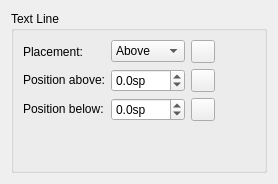
      <widget class="QWidget" name="PageTextLineTempoText">
       <layout class="QVBoxLayout" name="verticalLayout_45">
        <item>
         <widget class="QGroupBox" name="groupBox_32">
          <property name="title">
           <string>Text Line</string>
          </property>
          <layout class="QGridLayout" name="gridLayout_18">
           <item row="2" column="0">
            <widget class="QLabel" name="label_135">
             <property name="sizePolicy">
              <sizepolicy hsizetype="Fixed" vsizetype="Fixed">
               <horstretch>0</horstretch>
               <verstretch>0</verstretch>
              </sizepolicy>
             </property>
             <property name="text">
              <string>Position below:</string>
             </property>
             <property name="buddy">
              <cstring>textLinePosBelow</cstring>
             </property>
            </widget>
           </item>
           <item row="0" column="1">
            <widget class="QComboBox" name="textLinePlacement">
             <item>
              <property name="text">
               <string notr="true">Above</string>
              </property>
             </item>
             <item>
              <property name="text">
               <string notr="true">Below</string>
              </property>
             </item>
            </widget>
           </item>
           <item row="3" column="0">
            <spacer name="verticalSpacer_24">
             <property name="orientation">
              <enum>Qt::Vertical</enum>
             </property>
             <property name="sizeHint" stdset="0">
              <size>
               <width>20</width>
               <height>40</height>
              </size>
             </property>
            </spacer>
           </item>
           <item row="0" column="2">
            <widget class="QToolButton" name="resetTextLinePlacement">
             <property name="toolTip">
              <string>Reset to default</string>
             </property>
             <property name="accessibleName">
              <string>Reset 'Placement' value</string>
             </property>
             <property name="text">
              <string notr="true"/>
             </property>
             <property name="icon">
              <iconset resource="musescore.qrc">
               <normaloff>:/data/icons/edit-reset.svg</normaloff>:/data/icons/edit-reset.svg</iconset>
             </property>
            </widget>
           </item>
           <item row="2" column="1">
            <widget class="QDoubleSpinBox" name="textLinePosBelow">
             <property name="sizePolicy">
              <sizepolicy hsizetype="Preferred" vsizetype="Fixed">
               <horstretch>0</horstretch>
               <verstretch>0</verstretch>
              </sizepolicy>
             </property>
             <property name="suffix">
              <string>sp</string>
             </property>
             <property name="decimals">
              <number>1</number>
             </property>
             <property name="minimum">
              <double>-100.000000000000000</double>
             </property>
             <property name="singleStep">
              <double>0.500000000000000</double>
             </property>
            </widget>
           </item>
           <item row="2" column="2">
            <widget class="QToolButton" name="resetTextLinePosBelow">
             <property name="toolTip">
              <string>Reset to default</string>
             </property>
             <property name="accessibleName">
              <string>Reset 'Position below' value</string>
             </property>
             <property name="text">
              <string notr="true"/>
             </property>
             <property name="icon">
              <iconset resource="musescore.qrc">
               <normaloff>:/data/icons/edit-reset.svg</normaloff>:/data/icons/edit-reset.svg</iconset>
             </property>
            </widget>
           </item>
           <item row="1" column="0">
            <widget class="QLabel" name="label_136">
             <property name="sizePolicy">
              <sizepolicy hsizetype="Fixed" vsizetype="Fixed">
               <horstretch>0</horstretch>
               <verstretch>0</verstretch>
              </sizepolicy>
             </property>
             <property name="text">
              <string>Position above:</string>
             </property>
             <property name="buddy">
              <cstring>textLinePosAbove</cstring>
             </property>
            </widget>
           </item>
           <item row="1" column="2">
            <widget class="QToolButton" name="resetTextLinePosAbove">
             <property name="toolTip">
              <string>Reset to default</string>
             </property>
             <property name="accessibleName">
              <string>Reset 'Position above' value</string>
             </property>
             <property name="text">
              <string notr="true"/>
             </property>
             <property name="icon">
              <iconset resource="musescore.qrc">
               <normaloff>:/data/icons/edit-reset.svg</normaloff>:/data/icons/edit-reset.svg</iconset>
             </property>
            </widget>
           </item>
           <item row="1" column="1">
            <widget class="QDoubleSpinBox" name="textLinePosAbove">
             <property name="sizePolicy">
              <sizepolicy hsizetype="Preferred" vsizetype="Fixed">
               <horstretch>0</horstretch>
               <verstretch>0</verstretch>
              </sizepolicy>
             </property>
             <property name="suffix">
              <string>sp</string>
             </property>
             <property name="decimals">
              <number>1</number>
             </property>
             <property name="minimum">
              <double>-100.000000000000000</double>
             </property>
             <property name="singleStep">
              <double>0.500000000000000</double>
             </property>
            </widget>
           </item>
           <item row="0" column="0">
            <widget class="QLabel" name="label_72">
             <property name="text">
              <string>Placement:</string>
             </property>
             <property name="buddy">
              <cstring>textLinePlacement</cstring>
             </property>
            </widget>
           </item>
           <item row="1" column="3">
            <spacer name="horizontalSpacer_33">
             <property name="orientation">
              <enum>Qt::Horizontal</enum>
             </property>
             <property name="sizeHint" stdset="0">
              <size>
               <width>40</width>
               <height>20</height>
              </size>
             </property>
            </spacer>
           </item>
          </layout>
         </widget>
        </item>
       </layout>
      </widget>
